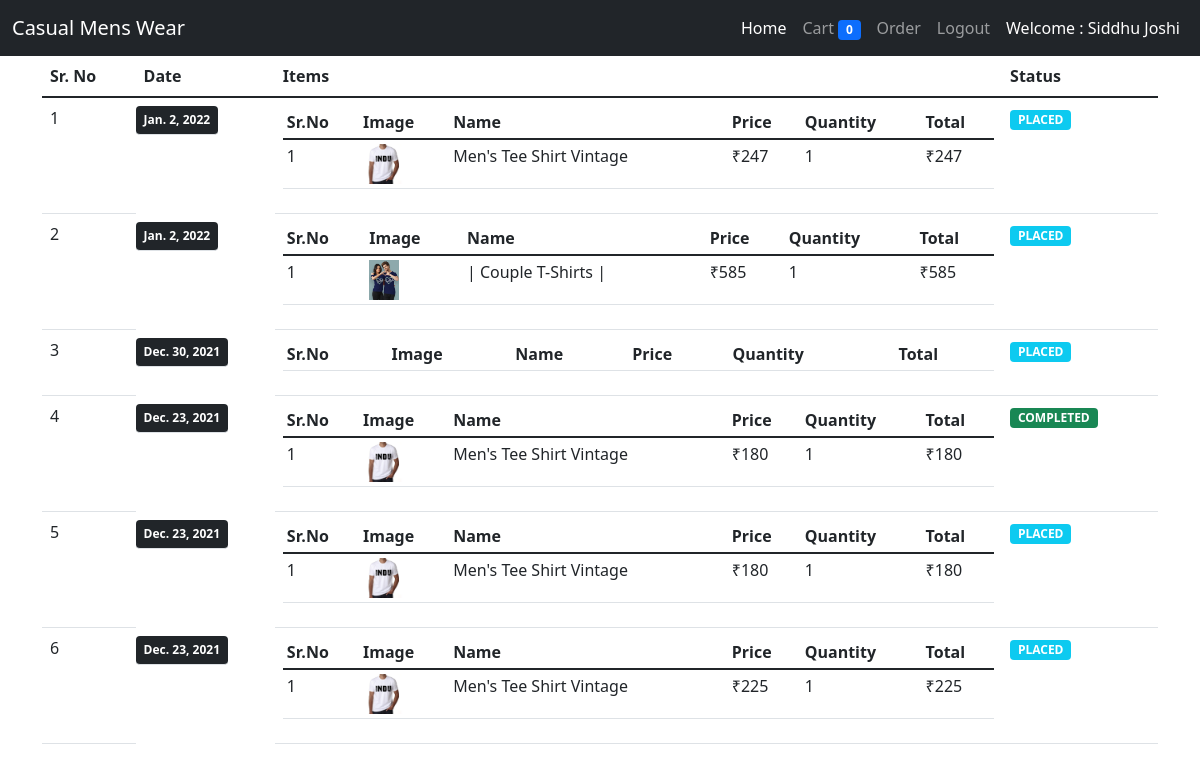
Screenshot of /order/ (signed in) with the database file from the repository.
### Store/models/order.py (models this page shows)
class Order(models.Model):
    orderStatus = (
        ('PENDING','Pending'),
        ('PLACED','Placed'),
        ('CANCELED','Canceled'),
        ('COMPLETED','Completed'),
    )
    method = (
        ('COD','Cod'),
        ('ONLINE','Online'),
    )
    order_status = models.CharField(max_length=15, choices=orderStatus)
    payment_method = models.CharField(max_length=15, choices=method)
    shipping_address = models.CharField(max_length=500, null=False)
    phone = models.CharField(max_length=10, null=False)
    user = models.ForeignKey(User, on_delete=models.CASCADE)
    total = models.IntegerField(null=False)
    date = models.DateField(null=False, auto_now_add=True)

class OrderItem(models.Model):
    order = models.ForeignKey(Order, on_delete=models.CASCADE)
    tshirt = models.ForeignKey(Tshirt, on_delete=models.CASCADE)
    size = models.ForeignKey(SizeVarient, on_delete=models.CASCADE)
    quantity = models.IntegerField(null=False)
    price = models.IntegerField(null=False)
    date = models.DateField(null=False, auto_now_add=True)

### Store/models/tshirt.py (models this page shows, shortened)
class Tshirt(models.Model):
    name = models.CharField(max_length=50, null=False)
    slug = models.CharField(max_length=200, null=False, unique=True, default="")
    description = models.CharField(max_length=500, null=True)
    discount = models.IntegerField(default=0)
    image = models.ImageField(upload_to = 'upload/images/', null=False)
    occasion = models.ForeignKey(Occasion, on_delete=models.CASCADE)
    Brand = models.ForeignKey(Brand, on_delete=models.CASCADE)
    Sleeve = models.ForeignKey(Sleeve, on_delete=models.CASCADE)
    neck_type = models.ForeignKey(NeckType, on_delete=models.CASCADE)
    ideal_for = models.ForeignKey(IdealFor, on_delete=models.CASCADE)
    Color = models.ForeignKey(Color, on_delete=models.CASCADE)

### Store/views/orders.py (the view)
# urls.py: path('order/',order, name='orders'),
@login_required(login_url = '/login/')
def order(request):
    user = request.user
    order = Order.objects.filter(user = user).order_by('-date').exclude(order_status='PENDING')
    context = {
        'orders': order
    }
    return render(request,template_name='store/order.html', context=context)

### Store/templatetags/tshirt_tags.py (called while the page is built)
@register.filter
def rupee(number):
    return f'₹{number}'

@register.simple_tag
def multiply(a,b):
    return a*b

@register.simple_tag
def get_order_status_class(status):
    if status == "COMPLETED":
        return "success"
    elif status == "PLACED":
        return "info"

### Store/templates/store/order.html
{% extends "./base.html" %}
{% load tshirt_tags %}
{% block content %}
    <div class="container">
        <table class="table">
            <thead>
                <tr>
                    <th>Sr. No</th>
                    <th>Date</th>
                    <th>Items</th>
                    <th>Status</th>
                </tr>
            </thead>
            <tbody>
                {% for order in orders %}
                <tr>
                    <td>{{forloop.counter}}</td>
                    <td class="badge bg-dark mt-2">{{order.date|date}}</td>
                    <td>
                        <table class="table table-sm">
                            <thead>
                                <tr>
                                    <th>Sr.No</th>
                                    <th>Image</th>
                                    <th>Name</th>
                                    <th>Price</th>
                                    <th>Quantity</th>
                                    <th>Total</th>
                                </tr>
                            </thead>
                            <tbody>
                                {% for oi in order.orderitem_set.all %}
                                <tr>
                                    <td>{{forloop.counter}}</td>
                                    <td><img height="40px" src="{{oi.tshirt.image.url}}" alt=""></td>
                                    <td>{{oi.tshirt.name}}</td>
                                    <td>{{oi.price|rupee}}</td>
                                    <td>{{oi.quantity}}</td>
                                    <td>{% multiply oi.quantity oi.price as result %}{{result|rupee}}</td>
                                </tr>
                                {% endfor %}
                            </tbody>
                        </table>
                    </td>
                    <td><span class="badge bg-{% get_order_status_class order.order_status %}">{{order.order_status}}</span></td>
                </tr>
                {% endfor %}
            </tbody>
        </table>
    </div>
{% endblock %}

### Store/templates/store/base.html (shortened to what this page needs)
<!doctype html>
<html lang="en">
  <head>
    <link href="https://cdn.jsdelivr.net/npm/bootstrap@5.1.3/dist/css/bootstrap.min.css" rel="stylesheet">
  </head>
  <body>
    <nav class="navbar navbar-expand-lg navbar-dark bg-dark">
        <div class="container-fluid">
          <a class="navbar-brand" href="/">Casual Mens Wear</a>
          <div class="collapse navbar-collapse" id="navbarSupportedContent">
            <ul class="navbar-nav ms-auto mb-2 mb-lg-0">
              <li class="nav-item">
                <a class="nav-link active" aria-current="page" href="/">Home</a>
              </li>
              <li class="nav-item">
                <a class="nav-link" href="/cart">Cart <span class="badge bg-primary">{{request.session.cart|length}}</span></a>
              </li>
              {% if request.user.is_authenticated %}
              <li class="nav-item">
                <a class="nav-link" href="/order">Order</a>
              </li>
              <li class="nav-item">
                <a class="nav-link" href="/logout">Logout</a>
              </li>
              <li class="nav-item">
                <a class="nav-link" href="#" style="color:rgb(255, 254, 254);">Welcome : {{request.user.first_name|capfirst}} {{request.user.last_name|capfirst}}</a>
              </li>
              {% endif %}
            </ul>
          </div>
        </div>
      </nav>
    {% block content %}
    {% endblock %}
  </body>
</html>

### rows the page displays
Order: date "Jan. 2, 2022", order_status "PLACED"
OrderItem: tshirt.image (picture), tshirt.name "Men's Tee Shirt Vintage", price "₹247", quantity "1", result "₹247"
Order: date "Jan. 2, 2022", order_status "PLACED"
OrderItem: tshirt.image (picture), tshirt.name "| Couple T-Shirts |", price "₹585", quantity "1", result "₹585"
Order: date "Dec. 30, 2021", order_status "PLACED"
Order: date "Dec. 23, 2021", order_status "COMPLETED"
OrderItem: tshirt.image (picture), tshirt.name "Men's Tee Shirt Vintage", price "₹180", quantity "1", result "₹180"
Order: date "Dec. 23, 2021", order_status "PLACED"
OrderItem: tshirt.image (picture), tshirt.name "Men's Tee Shirt Vintage", price "₹180", quantity "1", result "₹180"
Order: date "Dec. 23, 2021", order_status "PLACED"
OrderItem: tshirt.image (picture), tshirt.name "Men's Tee Shirt Vintage", price "₹225", quantity "1", result "₹225"

### other values shown
{{ request.session.cart|length }} "0"
{{ request.user.first_name|capfirst }} "Siddhu"
{{ request.user.last_name|capfirst }} "Joshi"
